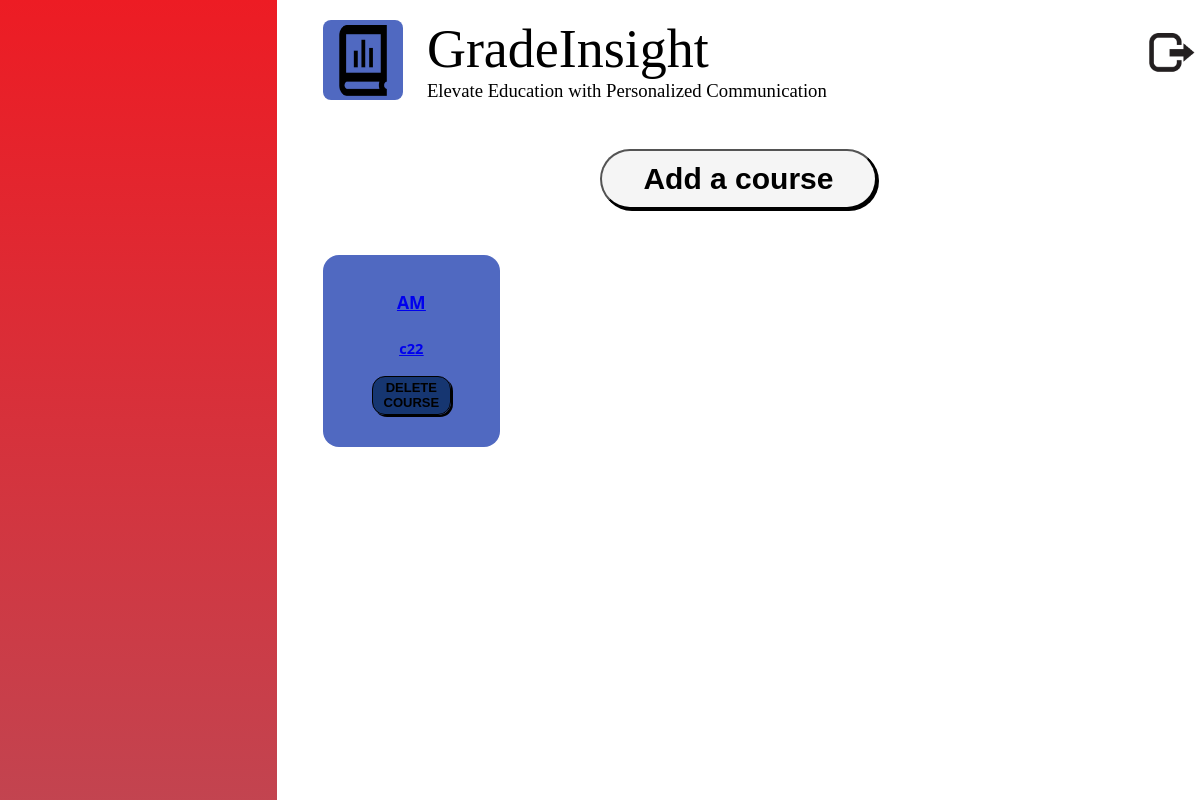
Before: /courses (signed in) with the older database file.
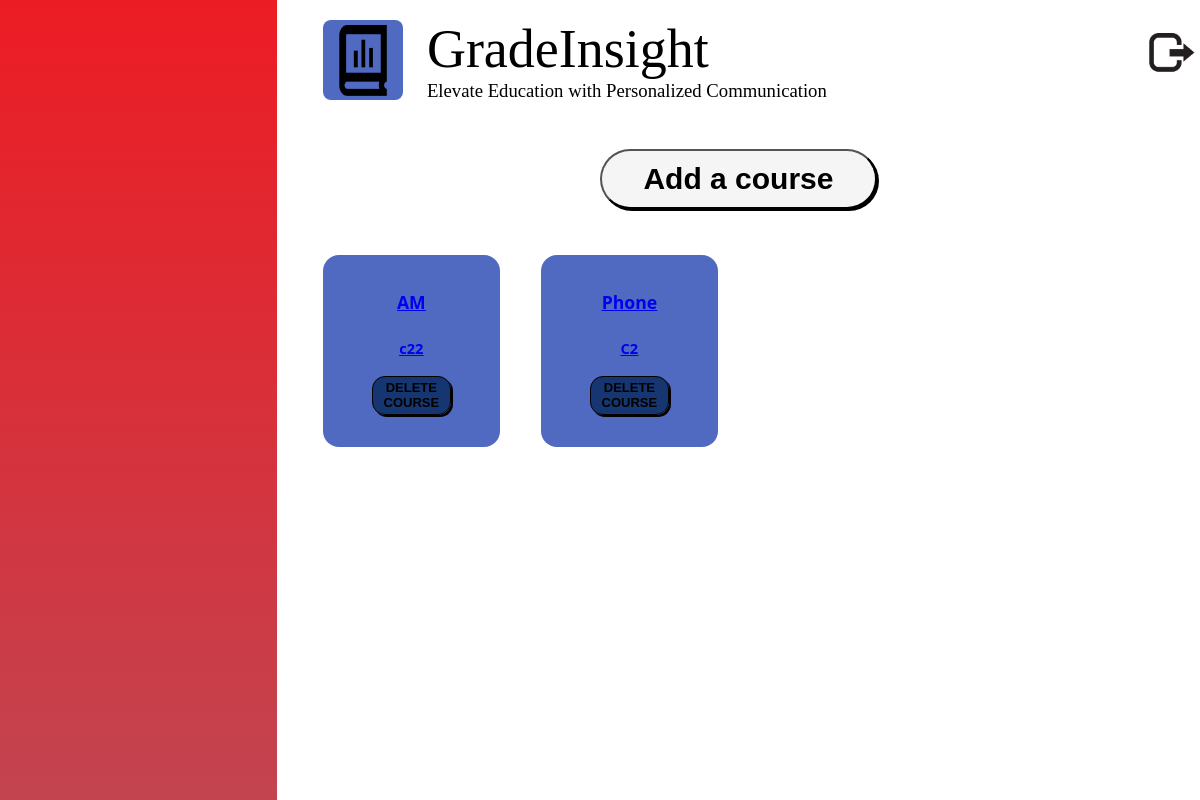
After: the same page with the newer database file.
### tables this page shows
CREATE TABLE [courses] ([course_id] INTEGER  PRIMARY KEY AUTOINCREMENT NOT NULL,[course_name] NVARCHAR(250)  NOT NULL,[teacher_id] INTEGER  NOT NULL,[class] NVARCHAR(250)  NOT NULL,FOREIGN KEY(teacher_id) REFERENCES teacher_entry(teacher_id));

### app.py (the view)
@app.route("/courses")
@login_required
def display_courses():
    val = (session["user_id"],)
    sql = "SELECT * FROM courses WHERE teacher_id = %r"%(val)
    mydb.execute(sql)
    courses = mydb.fetchall()
    return render_template("addCourse.html", courses=courses)

### app.py (called while the page is built)
@app.after_request
def after_request(response):
    response.headers["Cache-Control"] = "no-cache, no-store, must-revalidate"
    response.headers["Expires"] = 0
    response.headers["Pragma"] = "no-cache"
    return response

### helpers.py (called while the page is built)
def login_required(f):
    @wraps(f)
    def decorated_function(*args, **kwargs):
        if session.get("user_id") is None:
            return redirect("/login")
        return f(*args, **kwargs)
    return decorated_function

### templates/addCourse.html (shortened to what this page needs)
<!DOCTYPE html>
<html lang="en">
<head>
    <link rel="stylesheet" href="\static\addCourse.css">
</head>
<body>
    <div class="full_body" class="col-lg-4 col-md-6 sx-12">
        <div class="left_coloumn">
        </div>
        <div class="right_coloumn"  >
            <div class="header_wrapper">
                <div class="header">
                    <div class="logo_wrapper">
                        <div class="logo_img">
                            <img src="/static/images/Union123.png" alt="" class="logo">
                        </div>
                        <div class="name">
                            <h1 class="gradeinsight">GradeInsight</h1>
                            <h3 class="slogan">Elevate Education with Personalized Communication</h3>
                        </div>
                    </div>
                    <div class="logout_img">
                        <a href="/logout"><img src="/static/images/image 3234.png" alt="" class="logout"></a>
                    </div>
                </div>
            </div>
            <div class="addcoursebutton">
                <button type="submit" id="addcourse_btn" class="courseclick">Add a course</button>
            </div>
                <div class="courses" id="courses">
                        {%for course in courses%}
                        <a href="/course/{{course[0]}}">
                        <div class="course1 " id="course1">
                            <div class="text_context_wrapper">
                                <div class="text_content">
                                    <h4 class="course_name_output"> {{ course[1] }}</h4><br>
                                    <h5 class="year_output">{{course[3] }}</h5>
                                </div>
                            </div>
                            <div class="trash_wrapper">
                            <form action="/delete" method=post>
                                <button class="trash" id="trash" type="submit">DELETE COURSE</button>
                            </form>
                            </div>
                        </div>
                    </a>
                        {%endfor%}
                </div>
        </div>
    </div>
</body>
</html>

### static/addCourse.css (style rules this page uses)
* { margin: 0; box-sizing: border-box; }
.full_body { display: flex; flex-direction: row; width: 100%; min-height: 100vh; }
.left_coloumn { min-height: 100vh; width: 30%; background: linear-gradient(180deg, #ED1C24 0%, rgba(183, 32, 46, 0.84) 100%); }
.right_coloumn { width: 100%; height: 100%; position: relative; }
.header_wrapper { width: 100%; }
.header { display: flex; flex-direction: row; justify-content: space-evenly; align-items: center; }
.logo { height: 87.78%; width: 60%; }
.header_wrapper { width:100%; }
.header { display:flex; flex-direction:row; justify-content:space-evenly ; align-content:center; }
.logout { height:50%; width:70% ; padding-top:5%; justify-items: center; float:right; cursor: pointer; }
.logo_img { width: 5rem; height: 5rem; border-radius: 10%; display: flex; justify-content: center; align-items: center; align-content: center; justify-items: center; background: rgba(80, 105, 193, 1); }
.logo_wrapper { width: 100%; padding-top: 2%; display: flex; flex-direction: row; padding-left:5%; justify-content:flex-start; align-items: center; align-content: center; justify-items: center; }
.name { padding-left: 3%; font-family: "Inknut Antiqua"; display: flex; flex-direction: column; justify-content: center; }
.gradeinsight { font-size: max(4.5vw, 3px); font-family: "Inknut Antiqua"; font-weight: 200; }
.slogan { font-weight: 200; display: flex; flex-shrink: 0; }
button { border-radius:2rem ; font-weight: bold; flex-shrink: 0; background-color:whitesmoke; padding-left: 1%; padding-right: 1%; box-shadow:2px 2px; }
.addcoursebutton { padding-top: 5%; display: flex; flex-direction: row; align-content: center; justify-content: center; justify-items: center; align-items: center; }
.courses { width: 100%; max-height: fit-content; padding: 5%; display: grid; grid-template-columns: repeat(4, 1fr); gap: 5%; }
.course1 { display: flex; flex-direction: column; align-content: center; align-items: center; height: 12em; background-color: rgba(80, 105, 193, 1); border-radius: 1em; position: relative; }
.text_content { padding-top: 50px; word-wrap: break-word; display: flex; flex-direction: column; width: 100%; height: 100%; justify-content: center; align-items: center; justify-items: center; align-content: center; height: 5em; text-decoration: underline; font-size: 110%; font-family: system-ui, -apple-system, BlinkMacSystemFont, 'Segoe UI', Roboto, Oxygen, Ubuntu, Cantarell, 'Open Sans', 'Helvetica Neue', sans-serif; }
.course_name_output, .year_outpu { display: flex; flex-direction: row; justify-content: center; align-items: center; justify-items: center; align-content: center; }
.courseclick { height: 5vmax; width: 30%; cursor: pointer; font-size: max(2.5vw, 1px); font-weight: bolder; display: flex; flex-direction: row; justify-content: center; align-items: center; justify-items: center; }
.trash { width: 70%; height: 3em; background-color: rgba(8, 42, 94, 0.8); cursor: pointer; border-radius: 1em; border: 1px solid black; font-size: small; }
form { display: flex; align-content: center; align-items: center; justify-content: center; }
.trash_wrapper { position: absolute; bottom: 2em; width: 100%; display: flex; align-content: center; align-items: center; justify-content: center; }
::placeholder { font-size: large; }

Changed rows visible on the page:
added courses: course_name "Phone", class "C2"
